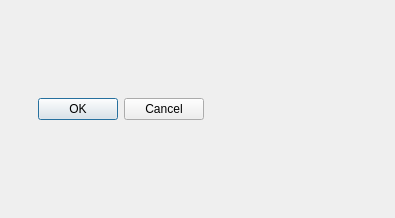
<?xml version="1.0" encoding="UTF-8"?>
<ui version="4.0">
 <class>CMainDialog</class>
 <widget class="QDialog" name="CMainDialog">
  <property name="geometry">
   <rect>
    <x>0</x>
    <y>0</y>
    <width>395</width>
    <height>218</height>
   </rect>
  </property>
  <property name="windowTitle">
   <string>Dialog</string>
  </property>
  <widget class="QDialogButtonBox" name="buttonBox">
   <property name="geometry">
    <rect>
     <x>11</x>
     <y>95</y>
     <width>193</width>
     <height>28</height>
    </rect>
   </property>
   <property name="orientation">
    <enum>Qt::Horizontal</enum>
   </property>
   <property name="standardButtons">
    <set>QDialogButtonBox::Cancel|QDialogButtonBox::Ok</set>
   </property>
  </widget>
 </widget>
 <resources/>
 <connections>
  <connection>
   <sender>buttonBox</sender>
   <signal>accepted()</signal>
   <receiver>CMainDialog</receiver>
   <slot>accept()</slot>
   <hints>
    <hint type="sourcelabel">
     <x>248</x>
     <y>254</y>
    </hint>
    <hint type="destinationlabel">
     <x>157</x>
     <y>274</y>
    </hint>
   </hints>
  </connection>
  <connection>
   <sender>buttonBox</sender>
   <signal>rejected()</signal>
   <receiver>CMainDialog</receiver>
   <slot>reject()</slot>
   <hints>
    <hint type="sourcelabel">
     <x>316</x>
     <y>260</y>
    </hint>
    <hint type="destinationlabel">
     <x>286</x>
     <y>274</y>
    </hint>
   </hints>
  </connection>
 </connections>
</ui>
